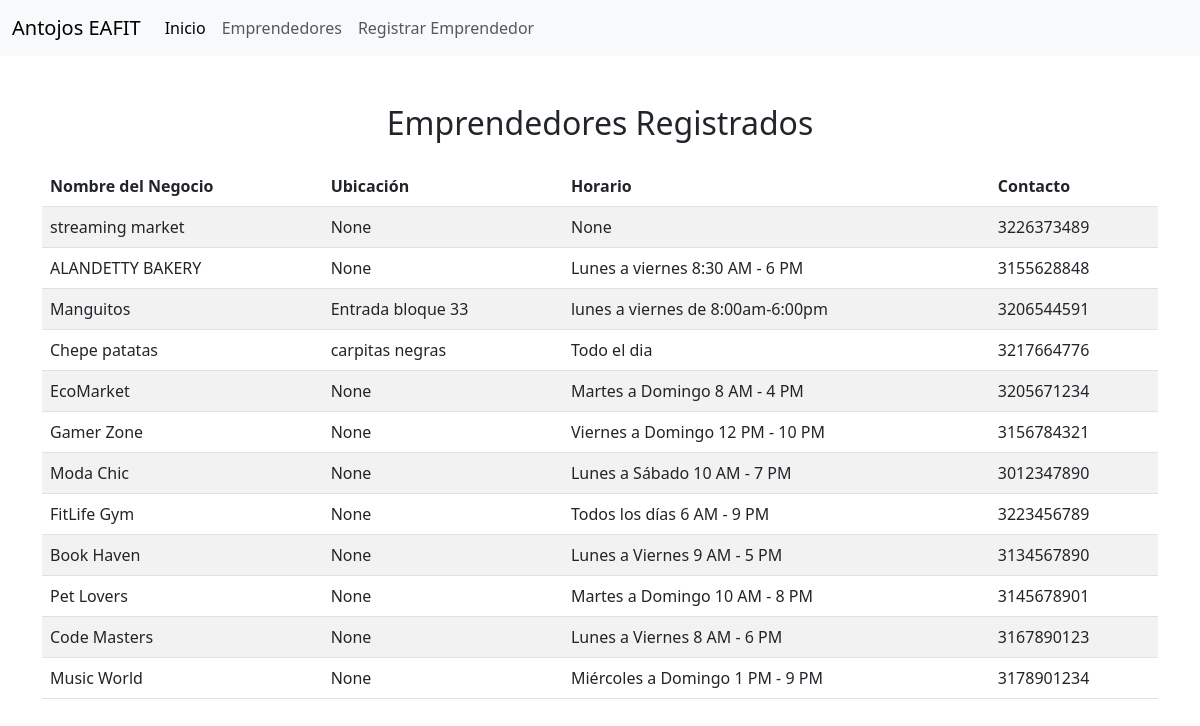
Page /emprendedores/emprendedores/ on the committed database.
### emprendedores/models.py (models this page shows, shortened)
class Entrepreneur(models.Model):
    business_name = models.CharField(max_length=255)
    location = models.CharField(max_length=255, blank=True, null=True)
    schedule = models.CharField(max_length=255, blank=True, null=True)
    contact_info = models.CharField(max_length=255, blank=True, null=True)

### emprendedores/views.py (the view)
# urls.py: path('emprendedores/', entrepreneur_list, name='entrepreneur_list'),
def entrepreneur_list(request):
    entrepreneurs = Entrepreneur.objects.all()
    return render(request, 'entrepreneurs.html', {'entrepreneurs': entrepreneurs})

### emprendedores/templates/entrepreneurs.html (shortened to what this page needs)
<!DOCTYPE html>
<html lang="es">
<head>
    <link rel="stylesheet" href="https://cdn.jsdelivr.net/npm/bootstrap@5.3.0/dist/css/bootstrap.min.css">
</head>
<body>
    <nav class="navbar navbar-expand-lg bg-body-tertiary">
        <div class="container-fluid">
            <a class="navbar-brand" href="#">Antojos EAFIT</a>
            <div class="collapse navbar-collapse" id="navbarNav">
                <ul class="navbar-nav me-auto mb-2 mb-lg-0">
                    <li class="nav-item">
                        <a class="nav-link active" aria-current="page" href="{% url 'home' %}">Inicio</a>
                    </li>
                    <li class="nav-item">
                        <a class="nav-link" href="{% url 'entrepreneur_list' %}">Emprendedores</a>
                    </li>
                    <li class="nav-item">
                        <a class="nav-link" href="{% url 'create_entrepreneur' %}">Registrar Emprendedor</a>
                    </li>
                </ul>
            </div>
        </div>
    </nav>
    <div class="container mt-5">
        <h2 class="text-center">Emprendedores Registrados</h2>
        <table class="table table-striped mt-4">
            <thead>
                <tr>
                    <th>Nombre del Negocio</th>
                    <th>Ubicación</th>
                    <th>Horario</th>
                    <th>Contacto</th>
                </tr>
            </thead>
            <tbody>
                {% for e in entrepreneurs %}
                    <tr>
                        <td>{{ e.business_name }}</td>
                        <td>{{ e.location }}</td>
                        <td>{{ e.schedule }}</td>
                        <td>{{ e.contact_info }}</td>
                    </tr>
                {% endfor %}
            </tbody>
        </table>
    </div>
</body>
</html>

### rows in the picture
Entrepreneur: business_name "streaming market", location "None", schedule "None", contact_info "3226373489"
Entrepreneur: business_name "ALANDETTY BAKERY", location "None", schedule "Lunes a viernes 8:30 AM - 6 PM", contact_info "3155628848"
Entrepreneur: business_name "Manguitos", location "Entrada bloque 33", schedule "lunes a viernes de 8:00am-6:00pm", contact_info "3206544591"
Entrepreneur: business_name "Chepe patatas", location "carpitas negras", schedule "Todo el dia", contact_info "3217664776"
Entrepreneur: business_name "EcoMarket", location "None", schedule "Martes a Domingo 8 AM - 4 PM", contact_info "3205671234"
Entrepreneur: business_name "Gamer Zone", location "None", schedule "Viernes a Domingo 12 PM - 10 PM", contact_info "3156784321"
Entrepreneur: business_name "Moda Chic", location "None", schedule "Lunes a Sábado 10 AM - 7 PM", contact_info "3012347890"
Entrepreneur: business_name "FitLife Gym", location "None", schedule "Todos los días 6 AM - 9 PM", contact_info "3223456789"
Entrepreneur: business_name "Book Haven", location "None", schedule "Lunes a Viernes 9 AM - 5 PM", contact_info "3134567890"
Entrepreneur: business_name "Pet Lovers", location "None", schedule "Martes a Domingo 10 AM - 8 PM", contact_info "3145678901"
Entrepreneur: business_name "Code Masters", location "None", schedule "Lunes a Viernes 8 AM - 6 PM", contact_info "3167890123"
Entrepreneur: business_name "Music World", location "None", schedule "Miércoles a Domingo 1 PM - 9 PM", contact_info "3178901234"
